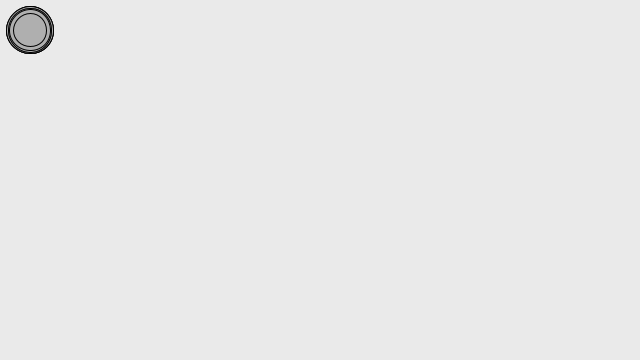
Frame 1 (no input)
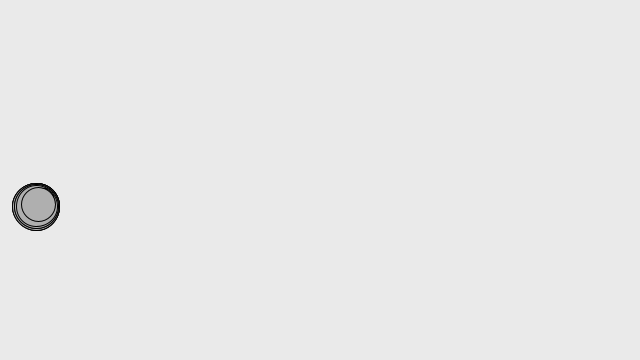
Frame 60 (the mouse pressed at the canvas centre just before this capture)
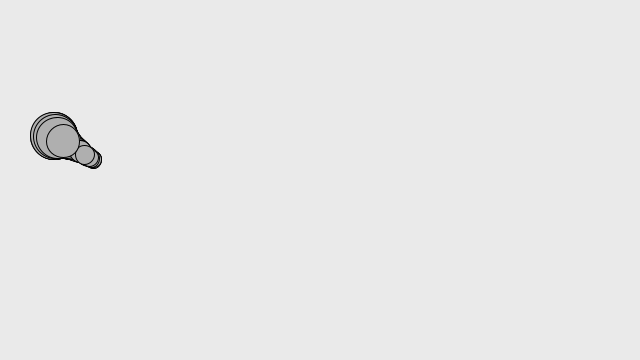
Frame 120 (the mouse held since frame 60 and released just before this capture)

The Processing sketch that drew these frames (run headless with seeded random() and noise(); from frame 60 on, the mouse is pressed at the canvas centre):

// Processing sketch: friction
// ── friction.pde
class Mover {
  PVector location;
  PVector velocity;
  PVector acceleration;
  float mass;
  Mover(float m, float x, float y) {
    mass = m;
    location = new PVector(x,y);
    velocity = new PVector(0,0);
    acceleration = new PVector(0,0);
  }
  void applyForce(PVector force) {
    PVector f = PVector.div(force,mass);
    acceleration.add(f);
  }
  void update() {
    velocity.add(acceleration);
    location.add(velocity);
    acceleration = PVector.mult(acceleration,0);
  }
  void display() {
    stroke(0);
    fill(175);
    ellipse(location.x,location.y,mass*16,mass*16);
  }
  void checkEdges() {
    if (location.x > width) {
      location.x = width;
      velocity.x *= -1;
    } else if (location.x < 0) {
      velocity.x *= -1;
      location.x = 0;
    }
    if (location.y > height) {
      velocity.y *= -1;
      location.y = height;
    }
  }
}
int height = 360;
int width = 640;
Mover[] movers = new Mover[100];
void setup() {
  size(640, 360);
  for (int i = 0; i < movers.length; i++) {
    movers[i] = new Mover(random(1,3),30,30);
  }
}
void draw() {
  background(234);
  
  PVector wind = new PVector(0.01,0);
  for (int i = 0; i < movers.length; i++) {
    float c = 0.01;
    PVector friction = movers[i].velocity.get();
    float m = movers[i].mass;
    PVector gravity = new PVector(0,0.1*m);
    friction.mult(-1);
    friction.normalize();
    friction.mult(c);
    
    movers[i].applyForce(friction);
    movers[i].applyForce(wind);
    movers[i].applyForce(gravity);
    
    movers[i].update();
    movers[i].display();
    movers[i].checkEdges();
  }
}
